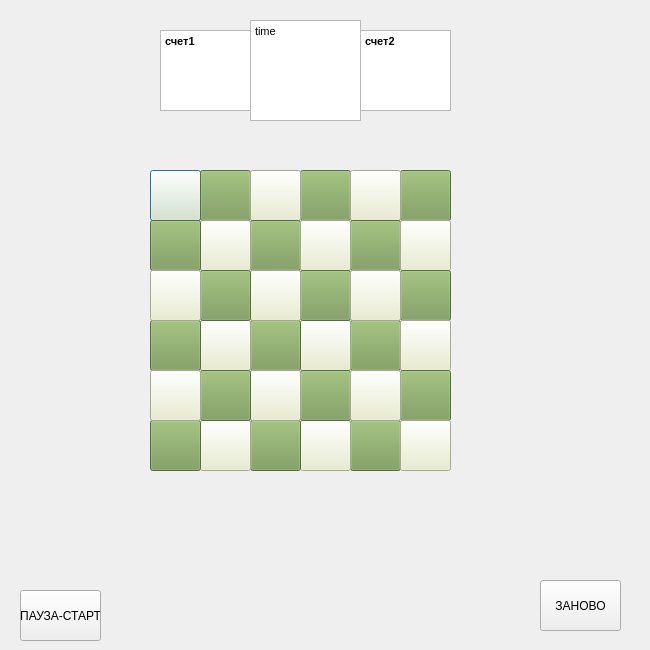
<?xml version="1.0" encoding="UTF-8"?>
<ui version="4.0">
 <class>Dialog</class>
 <widget class="QDialog" name="Dialog">
  <property name="geometry">
   <rect>
    <x>0</x>
    <y>0</y>
    <width>650</width>
    <height>650</height>
   </rect>
  </property>
  <property name="windowTitle">
   <string>Dialog</string>
  </property>
  <widget class="QPushButton" name="a1">
   <property name="geometry">
    <rect>
     <x>150</x>
     <y>170</y>
     <width>51</width>
     <height>51</height>
    </rect>
   </property>
   <property name="styleSheet">
    <string notr="true">background-color: rgb(233, 237, 204);</string>
   </property>
   <property name="text">
    <string/>
   </property>
  </widget>
  <widget class="QPushButton" name="a2">
   <property name="geometry">
    <rect>
     <x>200</x>
     <y>170</y>
     <width>51</width>
     <height>51</height>
    </rect>
   </property>
   <property name="styleSheet">
    <string notr="true">
background-color: rgb(119, 153, 84);
</string>
   </property>
   <property name="text">
    <string/>
   </property>
  </widget>
  <widget class="QTextBrowser" name="textBrowser">
   <property name="geometry">
    <rect>
     <x>160</x>
     <y>30</y>
     <width>91</width>
     <height>81</height>
    </rect>
   </property>
   <property name="html">
    <string>&lt;!DOCTYPE HTML PUBLIC &quot;-//W3C//DTD HTML 4.0//EN&quot; &quot;http://www.w3.org/TR/REC-html40/strict.dtd&quot;&gt;
&lt;html&gt;&lt;head&gt;&lt;meta name=&quot;qrichtext&quot; content=&quot;1&quot; /&gt;&lt;style type=&quot;text/css&quot;&gt;
p, li { white-space: pre-wrap; }
&lt;/style&gt;&lt;/head&gt;&lt;body style=&quot; font-family:'MS Shell Dlg 2'; font-size:7.875pt; font-weight:400; font-style:normal;&quot;&gt;
&lt;p style=&quot; margin-top:0px; margin-bottom:0px; margin-left:0px; margin-right:0px; -qt-block-indent:0; text-indent:0px;&quot;&gt;&lt;span style=&quot; font-weight:600;&quot;&gt;счет1&lt;/span&gt;&lt;/p&gt;&lt;/body&gt;&lt;/html&gt;</string>
   </property>
  </widget>
  <widget class="QTextBrowser" name="textBrowser_3">
   <property name="geometry">
    <rect>
     <x>250</x>
     <y>20</y>
     <width>111</width>
     <height>101</height>
    </rect>
   </property>
   <property name="html">
    <string>&lt;!DOCTYPE HTML PUBLIC &quot;-//W3C//DTD HTML 4.0//EN&quot; &quot;http://www.w3.org/TR/REC-html40/strict.dtd&quot;&gt;
&lt;html&gt;&lt;head&gt;&lt;meta name=&quot;qrichtext&quot; content=&quot;1&quot; /&gt;&lt;style type=&quot;text/css&quot;&gt;
p, li { white-space: pre-wrap; }
&lt;/style&gt;&lt;/head&gt;&lt;body style=&quot; font-family:'MS Shell Dlg 2'; font-size:7.875pt; font-weight:400; font-style:normal;&quot;&gt;
&lt;p style=&quot; margin-top:0px; margin-bottom:0px; margin-left:0px; margin-right:0px; -qt-block-indent:0; text-indent:0px;&quot;&gt;time&lt;/p&gt;&lt;/body&gt;&lt;/html&gt;</string>
   </property>
  </widget>
  <widget class="QTextBrowser" name="textBrowser_2">
   <property name="geometry">
    <rect>
     <x>360</x>
     <y>30</y>
     <width>91</width>
     <height>81</height>
    </rect>
   </property>
   <property name="html">
    <string>&lt;!DOCTYPE HTML PUBLIC &quot;-//W3C//DTD HTML 4.0//EN&quot; &quot;http://www.w3.org/TR/REC-html40/strict.dtd&quot;&gt;
&lt;html&gt;&lt;head&gt;&lt;meta name=&quot;qrichtext&quot; content=&quot;1&quot; /&gt;&lt;style type=&quot;text/css&quot;&gt;
p, li { white-space: pre-wrap; }
&lt;/style&gt;&lt;/head&gt;&lt;body style=&quot; font-family:'MS Shell Dlg 2'; font-size:7.875pt; font-weight:400; font-style:normal;&quot;&gt;
&lt;p style=&quot; margin-top:0px; margin-bottom:0px; margin-left:0px; margin-right:0px; -qt-block-indent:0; text-indent:0px;&quot;&gt;&lt;span style=&quot; font-weight:600;&quot;&gt;счет2&lt;/span&gt;&lt;/p&gt;
&lt;p style=&quot;-qt-paragraph-type:empty; margin-top:0px; margin-bottom:0px; margin-left:0px; margin-right:0px; -qt-block-indent:0; text-indent:0px; font-weight:600;&quot;&gt;&lt;br /&gt;&lt;/p&gt;&lt;/body&gt;&lt;/html&gt;</string>
   </property>
  </widget>
  <widget class="QPushButton" name="pushButton_3">
   <property name="geometry">
    <rect>
     <x>20</x>
     <y>590</y>
     <width>81</width>
     <height>51</height>
    </rect>
   </property>
   <property name="text">
    <string>ПАУЗА-СТАРТ</string>
   </property>
  </widget>
  <widget class="QPushButton" name="pushButton_4">
   <property name="geometry">
    <rect>
     <x>540</x>
     <y>580</y>
     <width>81</width>
     <height>51</height>
    </rect>
   </property>
   <property name="text">
    <string>ЗАНОВО</string>
   </property>
  </widget>
  <widget class="QPushButton" name="a4">
   <property name="geometry">
    <rect>
     <x>300</x>
     <y>170</y>
     <width>51</width>
     <height>51</height>
    </rect>
   </property>
   <property name="styleSheet">
    <string notr="true">
background-color: rgb(119, 153, 84);
</string>
   </property>
   <property name="text">
    <string/>
   </property>
  </widget>
  <widget class="QPushButton" name="a3">
   <property name="geometry">
    <rect>
     <x>250</x>
     <y>170</y>
     <width>51</width>
     <height>51</height>
    </rect>
   </property>
   <property name="styleSheet">
    <string notr="true">background-color: rgb(233, 237, 204);</string>
   </property>
   <property name="text">
    <string/>
   </property>
  </widget>
  <widget class="QPushButton" name="a6">
   <property name="geometry">
    <rect>
     <x>400</x>
     <y>170</y>
     <width>51</width>
     <height>51</height>
    </rect>
   </property>
   <property name="styleSheet">
    <string notr="true">
background-color: rgb(119, 153, 84);
</string>
   </property>
   <property name="text">
    <string/>
   </property>
  </widget>
  <widget class="QPushButton" name="a5">
   <property name="geometry">
    <rect>
     <x>350</x>
     <y>170</y>
     <width>51</width>
     <height>51</height>
    </rect>
   </property>
   <property name="styleSheet">
    <string notr="true">background-color: rgb(233, 237, 204);</string>
   </property>
   <property name="text">
    <string/>
   </property>
  </widget>
  <widget class="QPushButton" name="a9">
   <property name="geometry">
    <rect>
     <x>250</x>
     <y>220</y>
     <width>51</width>
     <height>51</height>
    </rect>
   </property>
   <property name="styleSheet">
    <string notr="true">
background-color: rgb(119, 153, 84);
</string>
   </property>
   <property name="text">
    <string/>
   </property>
  </widget>
  <widget class="QPushButton" name="a11">
   <property name="geometry">
    <rect>
     <x>350</x>
     <y>220</y>
     <width>51</width>
     <height>51</height>
    </rect>
   </property>
   <property name="styleSheet">
    <string notr="true">
background-color: rgb(119, 153, 84);
</string>
   </property>
   <property name="text">
    <string/>
   </property>
  </widget>
  <widget class="QPushButton" name="a8">
   <property name="geometry">
    <rect>
     <x>200</x>
     <y>220</y>
     <width>51</width>
     <height>51</height>
    </rect>
   </property>
   <property name="styleSheet">
    <string notr="true">background-color: rgb(233, 237, 204);</string>
   </property>
   <property name="text">
    <string/>
   </property>
  </widget>
  <widget class="QPushButton" name="a10">
   <property name="geometry">
    <rect>
     <x>300</x>
     <y>220</y>
     <width>51</width>
     <height>51</height>
    </rect>
   </property>
   <property name="styleSheet">
    <string notr="true">background-color: rgb(233, 237, 204);</string>
   </property>
   <property name="text">
    <string/>
   </property>
  </widget>
  <widget class="QPushButton" name="a7">
   <property name="geometry">
    <rect>
     <x>150</x>
     <y>220</y>
     <width>51</width>
     <height>51</height>
    </rect>
   </property>
   <property name="styleSheet">
    <string notr="true">
background-color: rgb(119, 153, 84);
</string>
   </property>
   <property name="text">
    <string/>
   </property>
  </widget>
  <widget class="QPushButton" name="a12">
   <property name="geometry">
    <rect>
     <x>400</x>
     <y>220</y>
     <width>51</width>
     <height>51</height>
    </rect>
   </property>
   <property name="styleSheet">
    <string notr="true">background-color: rgb(233, 237, 204);</string>
   </property>
   <property name="text">
    <string/>
   </property>
  </widget>
  <widget class="QPushButton" name="a23">
   <property name="geometry">
    <rect>
     <x>350</x>
     <y>320</y>
     <width>51</width>
     <height>51</height>
    </rect>
   </property>
   <property name="styleSheet">
    <string notr="true">
background-color: rgb(119, 153, 84);
</string>
   </property>
   <property name="text">
    <string/>
   </property>
  </widget>
  <widget class="QPushButton" name="a22">
   <property name="geometry">
    <rect>
     <x>300</x>
     <y>320</y>
     <width>51</width>
     <height>51</height>
    </rect>
   </property>
   <property name="styleSheet">
    <string notr="true">background-color: rgb(233, 237, 204);</string>
   </property>
   <property name="text">
    <string/>
   </property>
  </widget>
  <widget class="QPushButton" name="a21">
   <property name="geometry">
    <rect>
     <x>250</x>
     <y>320</y>
     <width>51</width>
     <height>51</height>
    </rect>
   </property>
   <property name="styleSheet">
    <string notr="true">
background-color: rgb(119, 153, 84);
</string>
   </property>
   <property name="text">
    <string/>
   </property>
  </widget>
  <widget class="QPushButton" name="a16">
   <property name="geometry">
    <rect>
     <x>300</x>
     <y>270</y>
     <width>51</width>
     <height>51</height>
    </rect>
   </property>
   <property name="styleSheet">
    <string notr="true">
background-color: rgb(119, 153, 84);
</string>
   </property>
   <property name="text">
    <string/>
   </property>
  </widget>
  <widget class="QPushButton" name="a18">
   <property name="geometry">
    <rect>
     <x>400</x>
     <y>270</y>
     <width>51</width>
     <height>51</height>
    </rect>
   </property>
   <property name="styleSheet">
    <string notr="true">
background-color: rgb(119, 153, 84);
</string>
   </property>
   <property name="text">
    <string/>
   </property>
  </widget>
  <widget class="QPushButton" name="a15">
   <property name="geometry">
    <rect>
     <x>250</x>
     <y>270</y>
     <width>51</width>
     <height>51</height>
    </rect>
   </property>
   <property name="styleSheet">
    <string notr="true">background-color: rgb(233, 237, 204);</string>
   </property>
   <property name="text">
    <string/>
   </property>
  </widget>
  <widget class="QPushButton" name="a20">
   <property name="geometry">
    <rect>
     <x>200</x>
     <y>320</y>
     <width>51</width>
     <height>51</height>
    </rect>
   </property>
   <property name="styleSheet">
    <string notr="true">background-color: rgb(233, 237, 204);</string>
   </property>
   <property name="text">
    <string/>
   </property>
  </widget>
  <widget class="QPushButton" name="a17">
   <property name="geometry">
    <rect>
     <x>350</x>
     <y>270</y>
     <width>51</width>
     <height>51</height>
    </rect>
   </property>
   <property name="styleSheet">
    <string notr="true">background-color: rgb(233, 237, 204);</string>
   </property>
   <property name="text">
    <string/>
   </property>
  </widget>
  <widget class="QPushButton" name="a19">
   <property name="geometry">
    <rect>
     <x>150</x>
     <y>320</y>
     <width>51</width>
     <height>51</height>
    </rect>
   </property>
   <property name="styleSheet">
    <string notr="true">
background-color: rgb(119, 153, 84);
</string>
   </property>
   <property name="text">
    <string/>
   </property>
  </widget>
  <widget class="QPushButton" name="a14">
   <property name="geometry">
    <rect>
     <x>200</x>
     <y>270</y>
     <width>51</width>
     <height>51</height>
    </rect>
   </property>
   <property name="styleSheet">
    <string notr="true">
background-color: rgb(119, 153, 84);
</string>
   </property>
   <property name="text">
    <string/>
   </property>
  </widget>
  <widget class="QPushButton" name="a13">
   <property name="geometry">
    <rect>
     <x>150</x>
     <y>270</y>
     <width>51</width>
     <height>51</height>
    </rect>
   </property>
   <property name="styleSheet">
    <string notr="true">background-color: rgb(233, 237, 204);</string>
   </property>
   <property name="text">
    <string/>
   </property>
  </widget>
  <widget class="QPushButton" name="a24">
   <property name="geometry">
    <rect>
     <x>400</x>
     <y>320</y>
     <width>51</width>
     <height>51</height>
    </rect>
   </property>
   <property name="styleSheet">
    <string notr="true">background-color: rgb(233, 237, 204);</string>
   </property>
   <property name="text">
    <string/>
   </property>
  </widget>
  <widget class="QPushButton" name="a35">
   <property name="geometry">
    <rect>
     <x>350</x>
     <y>420</y>
     <width>51</width>
     <height>51</height>
    </rect>
   </property>
   <property name="styleSheet">
    <string notr="true">
background-color: rgb(119, 153, 84);
</string>
   </property>
   <property name="text">
    <string/>
   </property>
  </widget>
  <widget class="QPushButton" name="a34">
   <property name="geometry">
    <rect>
     <x>300</x>
     <y>420</y>
     <width>51</width>
     <height>51</height>
    </rect>
   </property>
   <property name="styleSheet">
    <string notr="true">background-color: rgb(233, 237, 204);</string>
   </property>
   <property name="text">
    <string/>
   </property>
  </widget>
  <widget class="QPushButton" name="a33">
   <property name="geometry">
    <rect>
     <x>250</x>
     <y>420</y>
     <width>51</width>
     <height>51</height>
    </rect>
   </property>
   <property name="styleSheet">
    <string notr="true">
background-color: rgb(119, 153, 84);
</string>
   </property>
   <property name="text">
    <string/>
   </property>
  </widget>
  <widget class="QPushButton" name="a28">
   <property name="geometry">
    <rect>
     <x>300</x>
     <y>370</y>
     <width>51</width>
     <height>51</height>
    </rect>
   </property>
   <property name="styleSheet">
    <string notr="true">
background-color: rgb(119, 153, 84);
</string>
   </property>
   <property name="text">
    <string/>
   </property>
  </widget>
  <widget class="QPushButton" name="a30">
   <property name="geometry">
    <rect>
     <x>400</x>
     <y>370</y>
     <width>51</width>
     <height>51</height>
    </rect>
   </property>
   <property name="styleSheet">
    <string notr="true">
background-color: rgb(119, 153, 84);
</string>
   </property>
   <property name="text">
    <string/>
   </property>
  </widget>
  <widget class="QPushButton" name="a27">
   <property name="geometry">
    <rect>
     <x>250</x>
     <y>370</y>
     <width>51</width>
     <height>51</height>
    </rect>
   </property>
   <property name="styleSheet">
    <string notr="true">background-color: rgb(233, 237, 204);</string>
   </property>
   <property name="text">
    <string/>
   </property>
  </widget>
  <widget class="QPushButton" name="a32">
   <property name="geometry">
    <rect>
     <x>200</x>
     <y>420</y>
     <width>51</width>
     <height>51</height>
    </rect>
   </property>
   <property name="styleSheet">
    <string notr="true">background-color: rgb(233, 237, 204);</string>
   </property>
   <property name="text">
    <string/>
   </property>
  </widget>
  <widget class="QPushButton" name="a29">
   <property name="geometry">
    <rect>
     <x>350</x>
     <y>370</y>
     <width>51</width>
     <height>51</height>
    </rect>
   </property>
   <property name="styleSheet">
    <string notr="true">background-color: rgb(233, 237, 204);</string>
   </property>
   <property name="text">
    <string/>
   </property>
  </widget>
  <widget class="QPushButton" name="a31">
   <property name="geometry">
    <rect>
     <x>150</x>
     <y>420</y>
     <width>51</width>
     <height>51</height>
    </rect>
   </property>
   <property name="styleSheet">
    <string notr="true">
background-color: rgb(119, 153, 84);
</string>
   </property>
   <property name="text">
    <string/>
   </property>
  </widget>
  <widget class="QPushButton" name="a26">
   <property name="geometry">
    <rect>
     <x>200</x>
     <y>370</y>
     <width>51</width>
     <height>51</height>
    </rect>
   </property>
   <property name="styleSheet">
    <string notr="true">
background-color: rgb(119, 153, 84);
</string>
   </property>
   <property name="text">
    <string/>
   </property>
  </widget>
  <widget class="QPushButton" name="a25">
   <property name="geometry">
    <rect>
     <x>150</x>
     <y>370</y>
     <width>51</width>
     <height>51</height>
    </rect>
   </property>
   <property name="styleSheet">
    <string notr="true">background-color: rgb(233, 237, 204);</string>
   </property>
   <property name="text">
    <string/>
   </property>
  </widget>
  <widget class="QPushButton" name="a36">
   <property name="geometry">
    <rect>
     <x>400</x>
     <y>420</y>
     <width>51</width>
     <height>51</height>
    </rect>
   </property>
   <property name="styleSheet">
    <string notr="true">background-color: rgb(233, 237, 204);</string>
   </property>
   <property name="text">
    <string/>
   </property>
  </widget>
 </widget>
 <resources/>
 <connections/>
</ui>
